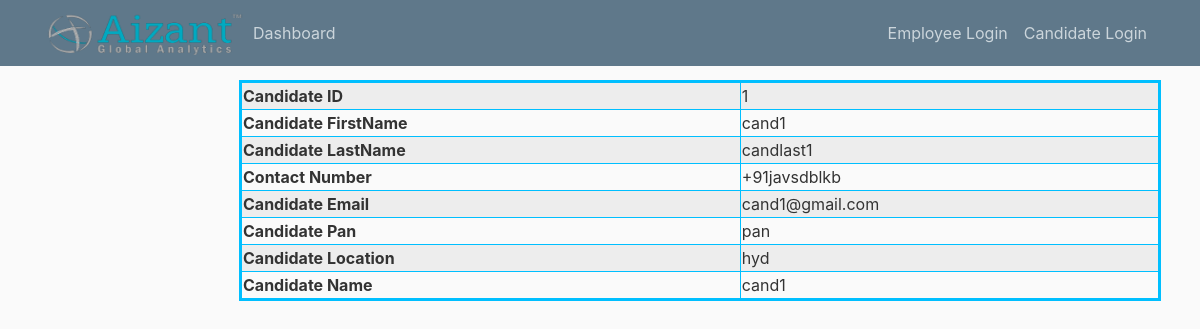
Page /info/1 on the earlier database version.
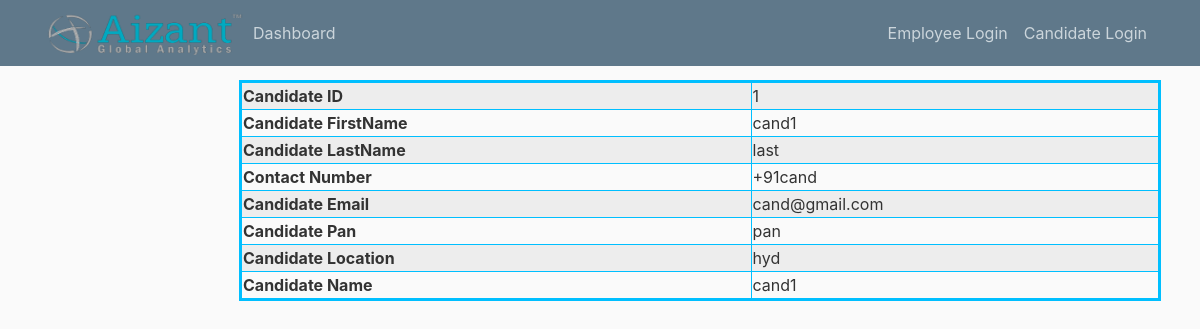
Same page on the later database version.
### app/models.py (models this page shows, shortened)
class Candidate(db.Model):
    id = db.Column(db.Integer, primary_key=True)
    first_name = db.Column(db.String(20))
    last_name = db.Column(db.String(20))
    contact_number = db.Column(db.String(10))
    email = db.Column(db.String(100), unique=True)
    password = db.Column(db.String(255))
    pan_card = db.Column(db.String(10))
    current_location = db.Column(db.String(20))
    candidate_compensation = db.relationship('CandidateCompensation', backref='candidate', uselist=False)  # one to
    candidate_professions = db.relationship('CandidateProfession', backref='candidate')  # one to many with candidate
    candidate_educations = db.relationship('CandidateEducation', backref='candidate')  # one to many w education
    applications = db.relationship('Application', backref='candidate')

### app/routes.py (the view)
@app.route('/info/<int:candidate_id>')
def info(candidate_id):
    cur_candidate = Candidate.query.get_or_404(candidate_id)
    return render_template('candidate_info.html', cur_candidate=cur_candidate)

### app/templates/candidate_info.html
{% extends 'manager_layout.html' %}
{% block content %}
        <table class="table-striped" border="1" style="width:100%; border-collapse: collapse; border: 3px solid deepskyblue;" >
        <tr>
        <th>Candidate ID</th><td>{{ cur_candidate.id}}</td>
        </tr>
        <tr>
        <th>Candidate FirstName</th><td>{{ cur_candidate.first_name}}</td>
        </tr>
        <tr>
        <th>Candidate LastName</th><td>{{ cur_candidate.last_name}}</td>
        </tr>
        <tr>
        <th>Contact Number</th><td>{{ cur_candidate.contact_number}}</td>
        </tr>
        <tr>
        <th>Candidate Email</th><td>{{ cur_candidate.email}}</td>
        </tr>
        <tr>
        <th>Candidate Pan</th><td>{{ cur_candidate.pan_card}}</td>
        </tr>
        <tr>
        <th>Candidate Location</th><td>{{ cur_candidate.current_location}}</td>
        </tr>
        <tr>
        <th>Candidate Name</th><td>{{ cur_candidate.first_name}}</td>
        </tr>
        </table>
{% endblock %}

Differences in the rows shown:
changed Candidate "cand1": last_name "candlast1" → "last"; contact_number "+91javsdblkb" → "+91cand"; email "cand1@gmail.com" → "cand@gmail.com"
